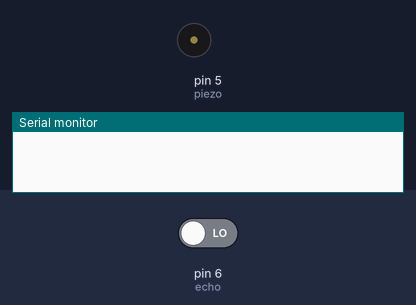
Simulated run of this sketch. Board: Arduino Uno, built with avr-gcc and run on an emulated ATmega328P. On the bench: buzzer (waves = sounding, pin HIGH), the last lines printed to the serial monitor. The inputs (shaded band) are chosen by the test bench; at power-on: pin 6 (echo) LOW. Pins used as bus, display or sensor lines are not drawn.

Above: at 0.1 s.
At 1.1 s:
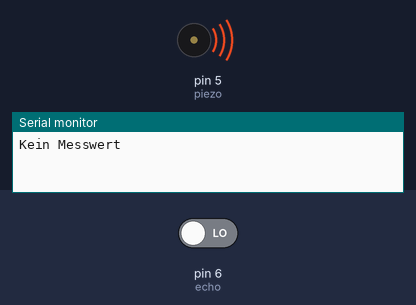
Timing chart, 0 to 2.6 s (numbered marks = the images above):
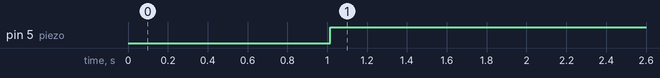

The sketch:

Nr._11_Entfernung_messen_b.ino
```cpp
int trigger=7;
int echo=6;
long dauer=0;
long entfernung=0;
int piezo=5;         // Das Wort piezo ist jetzt die Zahl 5

void setup(){
  Serial.begin (9600);
  pinMode(trigger, OUTPUT);
  pinMode(echo, INPUT);
  pinMode(piezo, OUTPUT); // Der Piezo-Lautsprecher an Pin5 soll ein Ausgang sein (Logisch, weil der ja vom Mikrokontroller-Board ja eine Spannung benötigt um zu piepsen.
}

void loop(){
  digitalWrite(trigger, LOW);
  delay(5);
  digitalWrite(trigger, HIGH);
  delay(10);
  digitalWrite(trigger, LOW);
  dauer = pulseIn(echo, HIGH);
  entfernung = (dauer/2) * 0.03432;
  if (entfernung >= 500 || entfernung <= 0)
  {
    Serial.println("Kein Messwert");
    }
    else
    {
      Serial.print(entfernung);
      Serial.println(" cm");
      }
      // Es wird eine weitere IF-Bedingung erstellt:
      if (entfernung <= 80)  //Wenn der Wert für die Entfernung unter oder gleich 80 ist, dann ...
      {
        digitalWrite(piezo,HIGH); // ... fange an zu piepsen.
        }
        else  // Und wenn das nicht so ist ...
        {
          digitalWrite(piezo,LOW);  // ... dann sein leise.
          }
          delay(1000);
}
```

Measured:
- by itself, pin 5 (piezo): LOW → HIGH at 1.0 s
